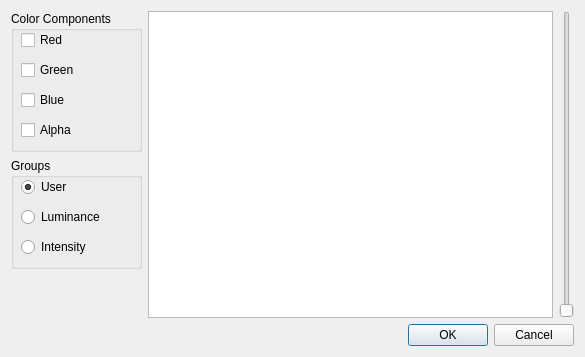
<ui version="4.0" >
 <class>TransDialog1D</class>
 <widget class="QDialog" name="TransDialog1D" >
  <property name="windowModality" >
   <enum>Qt::NonModal</enum>
  </property>
  <property name="geometry" >
   <rect>
    <x>0</x>
    <y>0</y>
    <width>585</width>
    <height>356</height>
   </rect>
  </property>
  <property name="sizePolicy" >
   <sizepolicy vsizetype="Fixed" hsizetype="Fixed" >
    <horstretch>0</horstretch>
    <verstretch>0</verstretch>
   </sizepolicy>
  </property>
  <property name="contextMenuPolicy" >
   <enum>Qt::NoContextMenu</enum>
  </property>
  <property name="windowTitle" >
   <string>1D Transfer Function Editor</string>
  </property>
  <property name="locale" >
   <locale country="UnitedStates" language="English" />
  </property>
  <property name="sizeGripEnabled" >
   <bool>false</bool>
  </property>
  <property name="modal" >
   <bool>false</bool>
  </property>
  <layout class="QGridLayout" name="gridLayout" >
   <item row="0" column="0" >
    <widget class="QGroupBox" name="groupBox" >
     <property name="minimumSize" >
      <size>
       <width>131</width>
       <height>141</height>
      </size>
     </property>
     <property name="maximumSize" >
      <size>
       <width>131</width>
       <height>141</height>
      </size>
     </property>
     <property name="locale" >
      <locale country="UnitedStates" language="English" />
     </property>
     <property name="title" >
      <string>Color Components</string>
     </property>
     <property name="flat" >
      <bool>false</bool>
     </property>
     <property name="checkable" >
      <bool>false</bool>
     </property>
     <widget class="QCheckBox" name="checkBox_3" >
      <property name="geometry" >
       <rect>
        <x>10</x>
        <y>20</y>
        <width>72</width>
        <height>18</height>
       </rect>
      </property>
      <property name="text" >
       <string>Red</string>
      </property>
     </widget>
     <widget class="QCheckBox" name="checkBox_4" >
      <property name="geometry" >
       <rect>
        <x>10</x>
        <y>50</y>
        <width>72</width>
        <height>18</height>
       </rect>
      </property>
      <property name="text" >
       <string>Green</string>
      </property>
     </widget>
     <widget class="QCheckBox" name="checkBox_5" >
      <property name="geometry" >
       <rect>
        <x>10</x>
        <y>80</y>
        <width>72</width>
        <height>18</height>
       </rect>
      </property>
      <property name="text" >
       <string>Blue</string>
      </property>
     </widget>
     <widget class="QCheckBox" name="checkBox_6" >
      <property name="geometry" >
       <rect>
        <x>10</x>
        <y>110</y>
        <width>72</width>
        <height>18</height>
       </rect>
      </property>
      <property name="text" >
       <string>Alpha</string>
      </property>
     </widget>
    </widget>
   </item>
   <item rowspan="3" row="0" column="1" >
    <widget class="QGraphicsView" name="graphicsView" >
     <property name="minimumSize" >
      <size>
       <width>309</width>
       <height>307</height>
      </size>
     </property>
     <property name="locale" >
      <locale country="UnitedStates" language="English" />
     </property>
     <property name="renderHints" >
      <set>QPainter::Antialiasing|QPainter::TextAntialiasing</set>
     </property>
    </widget>
   </item>
   <item rowspan="3" row="0" column="2" >
    <widget class="QSlider" name="verticalSlider" >
     <property name="orientation" >
      <enum>Qt::Vertical</enum>
     </property>
    </widget>
   </item>
   <item row="1" column="0" >
    <widget class="QGroupBox" name="groupBox_2" >
     <property name="minimumSize" >
      <size>
       <width>131</width>
       <height>111</height>
      </size>
     </property>
     <property name="maximumSize" >
      <size>
       <width>131</width>
       <height>111</height>
      </size>
     </property>
     <property name="title" >
      <string>Groups</string>
     </property>
     <widget class="QRadioButton" name="radioButton" >
      <property name="geometry" >
       <rect>
        <x>10</x>
        <y>20</y>
        <width>84</width>
        <height>18</height>
       </rect>
      </property>
      <property name="text" >
       <string>User</string>
      </property>
      <property name="checked" >
       <bool>true</bool>
      </property>
     </widget>
     <widget class="QRadioButton" name="radioButton_2" >
      <property name="geometry" >
       <rect>
        <x>10</x>
        <y>50</y>
        <width>84</width>
        <height>18</height>
       </rect>
      </property>
      <property name="text" >
       <string>Luminance</string>
      </property>
     </widget>
     <widget class="QRadioButton" name="radioButton_3" >
      <property name="geometry" >
       <rect>
        <x>10</x>
        <y>80</y>
        <width>84</width>
        <height>18</height>
       </rect>
      </property>
      <property name="text" >
       <string>Intensity</string>
      </property>
     </widget>
    </widget>
   </item>
   <item row="2" column="0" >
    <spacer name="verticalSpacer" >
     <property name="orientation" >
      <enum>Qt::Vertical</enum>
     </property>
     <property name="sizeHint" stdset="0" >
      <size>
       <width>128</width>
       <height>40</height>
      </size>
     </property>
    </spacer>
   </item>
   <item row="3" column="0" colspan="3" >
    <widget class="QDialogButtonBox" name="buttonBox" >
     <property name="locale" >
      <locale country="UnitedStates" language="English" />
     </property>
     <property name="orientation" >
      <enum>Qt::Horizontal</enum>
     </property>
     <property name="standardButtons" >
      <set>QDialogButtonBox::Cancel|QDialogButtonBox::Ok</set>
     </property>
    </widget>
   </item>
  </layout>
 </widget>
 <tabstops>
  <tabstop>checkBox_3</tabstop>
  <tabstop>checkBox_4</tabstop>
  <tabstop>checkBox_5</tabstop>
  <tabstop>checkBox_6</tabstop>
  <tabstop>radioButton</tabstop>
  <tabstop>radioButton_2</tabstop>
  <tabstop>radioButton_3</tabstop>
  <tabstop>graphicsView</tabstop>
  <tabstop>verticalSlider</tabstop>
  <tabstop>buttonBox</tabstop>
 </tabstops>
 <resources/>
 <connections>
  <connection>
   <sender>buttonBox</sender>
   <signal>accepted()</signal>
   <receiver>TransDialog1D</receiver>
   <slot>accept()</slot>
   <hints>
    <hint type="sourcelabel" >
     <x>257</x>
     <y>346</y>
    </hint>
    <hint type="destinationlabel" >
     <x>157</x>
     <y>274</y>
    </hint>
   </hints>
  </connection>
  <connection>
   <sender>buttonBox</sender>
   <signal>rejected()</signal>
   <receiver>TransDialog1D</receiver>
   <slot>reject()</slot>
   <hints>
    <hint type="sourcelabel" >
     <x>325</x>
     <y>346</y>
    </hint>
    <hint type="destinationlabel" >
     <x>286</x>
     <y>274</y>
    </hint>
   </hints>
  </connection>
 </connections>
 <slots>
  <slot>LoadImage()</slot>
 </slots>
</ui>
